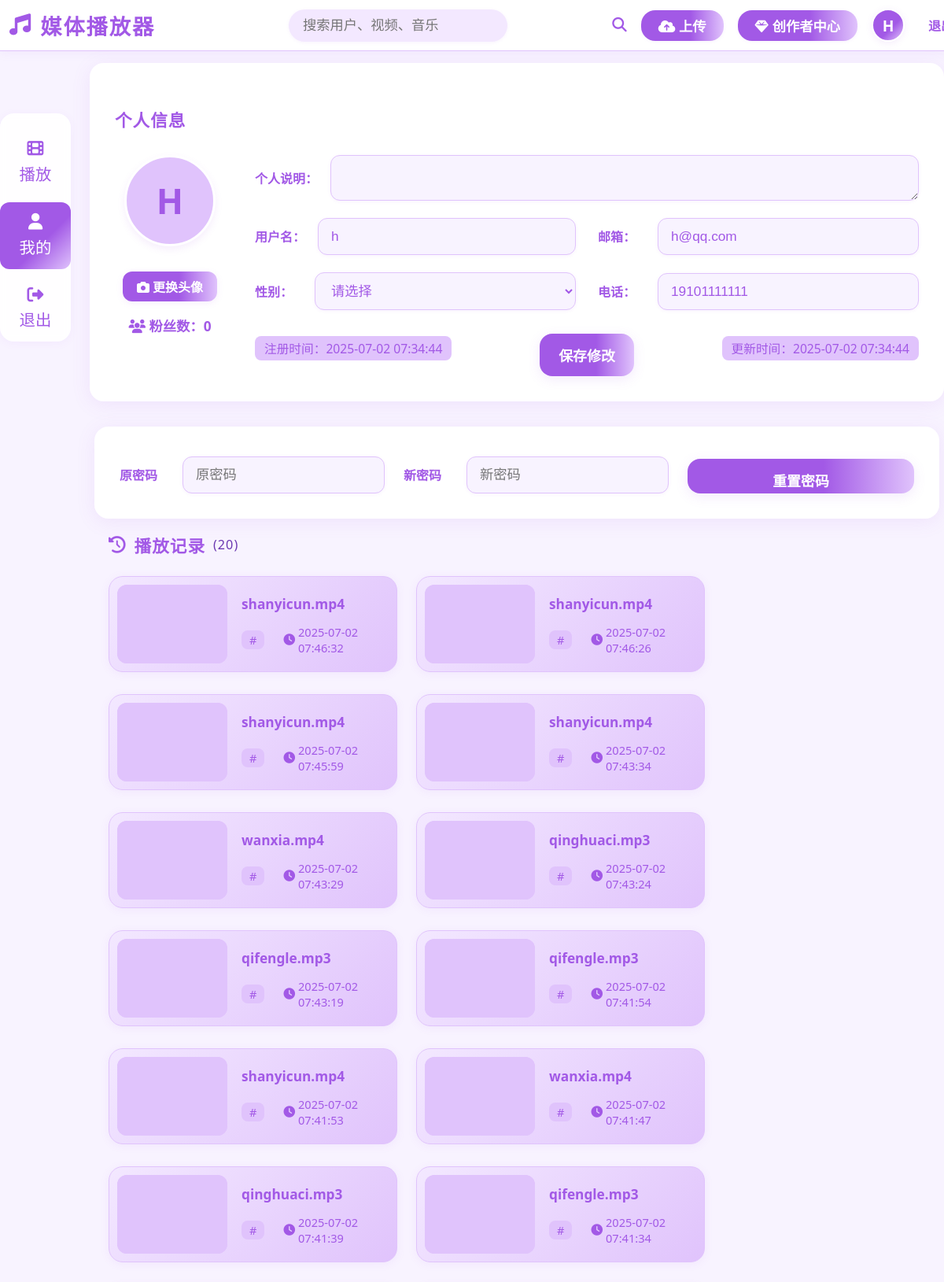
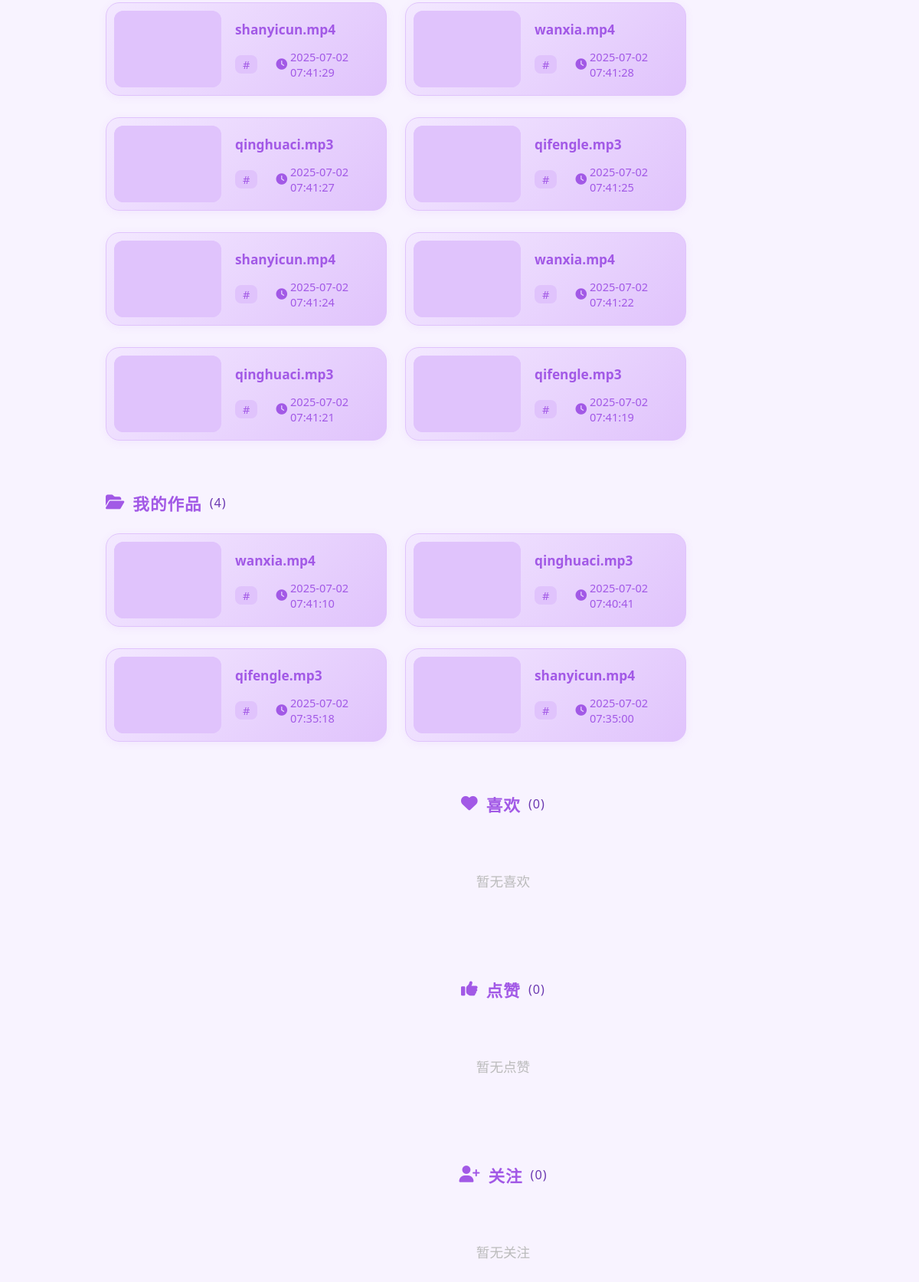
Screenshot of /user_center.php (signed in) with the database file from the repository (2 pictures, top to bottom).
### tables this page shows
CREATE TABLE users (
        id INTEGER PRIMARY KEY AUTOINCREMENT,
        avatar_url TEXT,
        username TEXT NOT NULL UNIQUE,
        password TEXT NOT NULL,
        bio TEXT,
        email TEXT UNIQUE,
        gender TEXT,
        phone TEXT,
        create_date DATETIME DEFAULT CURRENT_TIMESTAMP,
        created_at DATETIME DEFAULT CURRENT_TIMESTAMP,
        updated_at DATETIME DEFAULT CURRENT_TIMESTAMP
    );

CREATE TABLE play_records (
        id INTEGER PRIMARY KEY AUTOINCREMENT,
        media_id INTEGER NOT NULL,
        user_id INTEGER NOT NULL,
        created_at DATETIME DEFAULT CURRENT_TIMESTAMP,
        FOREIGN KEY (media_id) REFERENCES media(id),
        FOREIGN KEY (user_id) REFERENCES users(id)
    );

CREATE TABLE media (
        id INTEGER PRIMARY KEY AUTOINCREMENT,
        media_url TEXT NOT NULL,
        creator_id INTEGER NOT NULL,
        description TEXT,
        media_type TEXT,
        tags TEXT,
        created_at DATETIME DEFAULT CURRENT_TIMESTAMP,
        FOREIGN KEY (creator_id) REFERENCES users(id)
    );

### user_center.php (the view, shortened to what this page needs)
<?php
$db = new SQLite3(__DIR__ . '/ntbfq.sqlite');
$user_id = $_SESSION['user_id'];
$user = $db->querySingle("SELECT * FROM users WHERE id = $user_id", true);
$avatar_url = $user['avatar_url'] ?? '';
$username = $user['username'] ?? '';
$email = $user['email'] ?? '';
$phone = $user['phone'] ?? '';
$bio = $user['bio'] ?? '';
$create_date = $user['create_date'] ?? $user['created_at'] ?? '';
$update_date = $user['updated_at'] ?? '';
$play_records = [];
$play_stmt = $db->prepare('SELECT pr.created_at as played_at, m.media_url, m.description, m.tags, m.media_type, m.id as media_id FROM play_records pr JOIN media m ON pr.media_id = m.id WHERE pr.user_id = :uid ORDER BY pr.created_at DESC LIMIT 20');
$play_stmt->bindValue(':uid', $user_id, SQLITE3_INTEGER);
$play_res = $play_stmt->execute();
while ($row = $play_res->fetchArray(SQLITE3_ASSOC)) {
    $play_records[] = $row;
}
?>
<!DOCTYPE html>
<html lang="zh-CN">
<head>
    <link rel="stylesheet" href="https://cdnjs.cloudflare.com/ajax/libs/font-awesome/6.4.2/css/all.min.css">
</head>
<body style="background:#f8f3ff;min-height:100vh;">
    <div class="dy-pc-header">
        <div class="dy-pc-logo"><i class="fa-solid fa-music"></i> 媒体播放器</div>
        <div class="dy-pc-search">
            <input type="text" placeholder="搜索用户、视频、音乐" />
            <i class="fa-solid fa-search search-icon"></i>
        </div>
        <div class="dy-pc-header-actions">
            <button class="dy-pc-header-btn" id="upload-btn"><i class="fa-solid fa-cloud-arrow-up"></i> 上传</button>
            <button class="dy-pc-header-btn"><i class="fa-solid fa-gem"></i> 创作者中心</button>
            <span class="dy-pc-avatar"><?= htmlspecialchars(strtoupper(mb_substr($username, 0, 1, 'UTF-8'))) ?></span>
            <a href="logout.php" class="dy-pc-login">退出</a>
        </div>
    </div>
    <div class="dy-pc-main">
        <div class="dy-pc-sidenav">
            <a class="dy-pc-sidenav-item" href="index.php"><i class="fa-solid fa-film"></i><span>播放</span></a>
            <a class="dy-pc-sidenav-item active" href="user_center.php" style="cursor:pointer;"><i class="fa-solid fa-user"></i><span>我的</span></a>
            <a href="logout.php" class="dy-pc-sidenav-item" style="color:#a259e6;"><i class="fa-solid fa-sign-out-alt"></i><span>退出</span></a>
        </div>
        <div class="dy-pc-center" id="main-content">
            <div class="uc-flex-layout uc-3col-layout">
                <div class="uc-detail-card" style="max-width:1545px;width:100%;margin:0 auto;align-items:stretch;">
                    <h2>个人信息</h2>
                    <div class="uc-info-flex-wrap">
                        <div class="uc-info-avatar-side">
                            <?php if ($avatar_url): ?>
                                <img src="<?= htmlspecialchars($avatar_url) ?>" class="uc-avatar-img" alt="头像">
                            <?php else: ?>
                                <span class="uc-avatar-img-empty">
                                    <?= htmlspecialchars(strtoupper(mb_substr($username, 0, 1, 'UTF-8'))) ?>
                                </span>
                            <?php endif; ?>
                            <form id="avatar-upload-form" enctype="multipart/form-data" method="post" style="margin:0;padding:0;">
                                <label for="avatar-input" class="uc-avatar-upload-btn"><i class="fa fa-camera"></i> 更换头像</label>
                            </form>
                            <?php
                            $fans_count = $db->querySingle("SELECT COUNT(*) FROM follows WHERE following_id = $user_id");
                            ?>
                            <div style="margin-top:18px;font-size:1.08em;color:#a259e6;font-weight:600;text-align:center;">
                                <i class="fa fa-users"></i> 粉丝数：<?= $fans_count ?>
                            </div>
                        </div>
                        <div class="uc-info-main-side">
                            <form method="post" enctype="multipart/form-data" class="uc-info-form uc-info-form-grid">
                                <div class="uc-form-row uc-form-row-bio">
                                    <label>个人说明：</label>
                                    <textarea name="bio" rows="2" maxlength="200" style="width:100%;resize:vertical;"><?= htmlspecialchars($bio) ?></textarea>
                                </div>
                                <div class="uc-form-row">
                                    <label>用户名：</label>
                                    <input type="text" name="username" value="<?= htmlspecialchars($username) ?>" maxlength="32" required>
                                </div>
                                <div class="uc-form-row">
                                    <label>邮箱：</label>
                                    <input type="email" name="email" value="<?= htmlspecialchars($email) ?>" maxlength="64">
                                </div>
                                <div class="uc-form-row">
                                    <label>性别：</label>
                                    <select name="gender">
                                        <option value="">请选择</option>
                                    </select>
                                </div>
                                <div class="uc-form-row">
                                    <label>电话：</label>
                                    <input type="text" name="phone" value="<?= htmlspecialchars($phone) ?>" maxlength="20">
                                </div>
                                <div style="display:flex;gap:18px;width:100%;justify-content:space-between;align-items:center;grid-column:1/span 2;">
                                    <span class="uc-regtime">注册时间：<?= htmlspecialchars($create_date) ?></span>
                                    <button type="submit" class="uc-save-btn" style="max-width:180px;min-width:120px;">保存修改</button>
                                    <span class="uc-updatetime">更新时间：<?= htmlspecialchars($update_date) ?></span>
                                </div>
                            </form>
                        </div>
                    </div>
                </div>
            </div>
            <div class="uc-detail-card" style="max-width:1545px;width:93%;align-items:center;margin:32px auto 0 auto;">
                <form method="post" class="uc-password-form uc-password-form-3col" style="max-width:1545px">
                    <div class="uc-form-row">
                        <label>原密码</label>
                        <input type="password" name="old_password" placeholder="原密码" required>
                    </div>
                    <div class="uc-form-row">
                        <label>新密码</label>
                        <input type="password" name="new_password" placeholder="新密码" required>
                    </div>
                    <button type="submit" class="uc-save-btn">重置密码</button>
                </form>
            </div>
            <div class="uc-history-section">
                <h2 class="uc-history-title"><i class="fa fa-history"></i> 播放记录 <span style="font-size:0.75em;color:#6b38b1;font-weight:400;">(<?= count($play_records) ?>)</span></h2>
                <div class="uc-history-list">
                    <?php if (empty($play_records)): ?>
                        <div class="uc-history-empty">暂无播放记录</div>
                    <?php else: ?>
                        <?php foreach ($play_records as $rec): ?>
                        <a class="uc-history-card" href="index.php?file=<?= urlencode(basename($rec['media_url'])) ?>" target="_blank">
                            <div class="uc-history-thumb-wrap">
                                <video class="uc-history-thumb" src="<?= htmlspecialchars($rec['media_url']) ?>" preload="metadata"></video>
                            </div>
                            <div class="uc-history-info">
                                <div class="uc-history-title-row">
                                    <span class="uc-history-video-title"><?= htmlspecialchars(basename($rec['media_url'])) ?></span>
                                </div>
                                <div class="uc-history-meta">
                                    <span class="uc-history-tags">#<?= htmlspecialchars($rec['tags']) ?></span>
                                    <span class="uc-history-time"><i class="fa fa-clock"></i> <?= htmlspecialchars($rec['played_at']) ?></span>
                                </div>
                            </div>
                        </a>
                        <?php endforeach; ?>
                    <?php endif; ?>
                </div>
            </div>
            <?php
            $my_works = [];
            $works_stmt = $db->prepare('SELECT id, media_url, description, tags, media_type, created_at FROM media WHERE creator_id = :uid ORDER BY created_at DESC LIMIT 20');
            $works_stmt->bindValue(':uid', $user_id, SQLITE3_INTEGER);
            $works_res = $works_stmt->execute();
            while ($row = $works_res->fetchArray(SQLITE3_ASSOC)) {
                $my_works[] = $row;
            }
            ?>
            <div class="uc-history-section">
                <h2 class="uc-history-title"><i class="fa fa-folder-open"></i> 我的作品 <span style="font-size:0.75em;color:#6b38b1;font-weight:400;">(<?= count($my_works) ?>)</span></h2>
                <div class="uc-history-list">
                    <?php if (empty($my_works)): ?>
                        <div class="uc-history-empty">暂无作品</div>
                    <?php else: ?>
                        <?php foreach ($my_works as $work): ?>
                        <a class="uc-history-card" href="index.php?file=<?= urlencode(basename($work['media_url'])) ?>" target="_blank">
                            <div class="uc-history-thumb-wrap">
                                <video class="uc-history-thumb" src="<?= htmlspecialchars($work['media_url']) ?>" preload="metadata"></video>
                            </div>
                            <div class="uc-history-info">
                                <div class="uc-history-title-row">
                                    <span class="uc-history-video-title"><?= htmlspecialchars(basename($work['media_url'])) ?></span>
                                </div>
                                <div class="uc-history-meta">
                                    <span class="uc-history-tags">#<?= htmlspecialchars($work['tags']) ?></span>
                                    <span class="uc-history-time"><i class="fa fa-clock"></i> <?= htmlspecialchars($work['created_at']) ?></span>
                                </div>
                            </div>
                        </a>
                        <?php endforeach; ?>
                    <?php endif; ?>
                </div>
            </div>
            <?php
            $fav_works = [];
            ?>
            <div class="uc-history-section">
                <h2 class="uc-history-title"><i class="fa fa-heart"></i> 喜欢 <span style="font-size:0.75em;color:#6b38b1;font-weight:400;">(<?= count($fav_works) ?>)</span></h2>
                <div class="uc-history-list">
                    <?php if (empty($fav_works)): ?>
                        <div class="uc-history-empty">暂无喜欢</div>
                    <?php endif; ?>
                </div>
            </div>
            <?php
            $like_works = [];
            ?>
            <div class="uc-history-section">
                <h2 class="uc-history-title"><i class="fa fa-thumbs-up"></i> 点赞 <span style="font-size:0.75em;color:#6b38b1;font-weight:400;">(<?= count($like_works) ?>)</span></h2>
                <div class="uc-history-list">
                    <?php if (empty($like_works)): ?>
                        <div class="uc-history-empty">暂无点赞</div>
                    <?php endif; ?>
                </div>
            </div>
            <?php
            $followings = [];
            ?>
            <div class="uc-history-section">
                <h2 class="uc-history-title"><i class="fa fa-user-plus"></i> 关注 <span style="font-size:0.75em;color:#6b38b1;font-weight:400;">(<?= count($followings) ?>)</span></h2>
                <div class="uc-history-list">
                    <?php if (empty($followings)): ?>
                        <div class="uc-history-empty">暂无关注</div>
                    <?php endif; ?>
                </div>
            </div>
        </div>
    </div>
</body>
</html>

### rows the page displays
users: username "H", username "h", email "h@qq.com", phone "19101111111", create_date "2025-07-02 07:34:44", updated_at "2025-07-02 07:34:44"
play_records: media.media_url "shanyicun.mp4", created_at "2025-07-02 07:46:32"
play_records: media.media_url "shanyicun.mp4", created_at "2025-07-02 07:46:26"
play_records: media.media_url "shanyicun.mp4", created_at "2025-07-02 07:45:59"
play_records: media.media_url "shanyicun.mp4", created_at "2025-07-02 07:43:34"
play_records: media.media_url "wanxia.mp4", created_at "2025-07-02 07:43:29"
play_records: media.media_url "qinghuaci.mp3", created_at "2025-07-02 07:43:24"
play_records: media.media_url "qifengle.mp3", created_at "2025-07-02 07:43:19"
play_records: media.media_url "qifengle.mp3", created_at "2025-07-02 07:41:54"
play_records: media.media_url "shanyicun.mp4", created_at "2025-07-02 07:41:53"
play_records: media.media_url "wanxia.mp4", created_at "2025-07-02 07:41:47"
play_records: media.media_url "qinghuaci.mp3", created_at "2025-07-02 07:41:39"
play_records: media.media_url "qifengle.mp3", created_at "2025-07-02 07:41:34"
play_records: media.media_url "shanyicun.mp4", created_at "2025-07-02 07:41:29"
play_records: media.media_url "wanxia.mp4", created_at "2025-07-02 07:41:28"
play_records: media.media_url "qinghuaci.mp3", created_at "2025-07-02 07:41:27"
play_records: media.media_url "qifengle.mp3", created_at "2025-07-02 07:41:25"
play_records: media.media_url "shanyicun.mp4", created_at "2025-07-02 07:41:24"
play_records: media.media_url "wanxia.mp4", created_at "2025-07-02 07:41:22"
play_records: media.media_url "qinghuaci.mp3", created_at "2025-07-02 07:41:21"
play_records: media.media_url "qifengle.mp3", created_at "2025-07-02 07:41:19"
media: media_url "wanxia.mp4", created_at "2025-07-02 07:41:10"
media: media_url "qinghuaci.mp3", created_at "2025-07-02 07:40:41"
media: media_url "qifengle.mp3", created_at "2025-07-02 07:35:18"
media: media_url "shanyicun.mp4", created_at "2025-07-02 07:35:00"

### other values shown
$fans_count "0"
count($play_records) "20"
count($my_works) "4"
count($fav_works) "0"
count($like_works) "0"
count($followings) "0"
